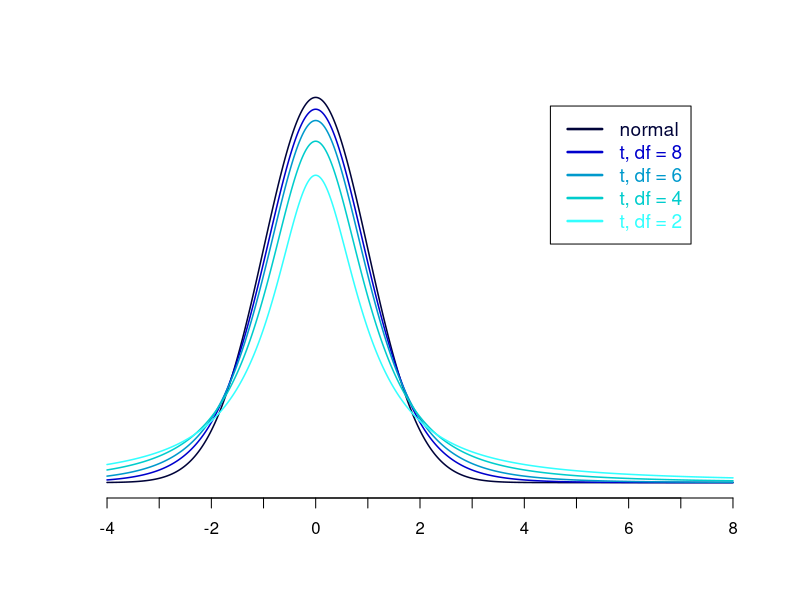

Write R code to recreate this figure.
#' BTC1859 Data Science in Health I, Assignment 1 
#' Prof. Nicholas Mitsakakis, Summer Term, 2024
#' Zachery Chan, 1005468012

# Github repo for R: https://github.com/SirAcia/BTC1859.git

# Please note that questions 2-4 are answered on the word document/written report

#' -------------------------------------

#' Question 1:

#' Using the function pbinom() as this scenario deals with desecretized, 
#' numerical data. Also assuming that there are only 2 states for this sickness:
#' sick or not sick, thus fulfilling the requirements (& conditions) necessary 
#' to use a binomial distribution 

#' Let p be the national probability of falling sick where p = 0.2, 

# Finding the complement of the probability of 5 or less kids (=<5) get sick in a class of 15,
# given that the students are in the population of students affected by the national 
# of getting sick (i.e. lie in the the population where parameter p = 0.2)

# Finding complement of pbinom(5,size = 15,prob = 0.2), thus the probability of 
# at least 6 kids gettign sick 
prob_at_least_6 <- 1 - pbinom(5,size = 15,prob = 0.2)

#outputting probability to console window
prob_at_least_6

# prob_at_least_6 = 0.06105143

#' -------------------------------------

# Question 5

#Setting sequence for x-axis, using seq function to ensure smooth line (has many, many points)
x <- seq(from = -4, to = 8, length.out = 1000)

#PLotting normal distribution as y to plot on graph, using standard normal distribution (mean = 0, var = 1)
y_norm <- dnorm(x, mean = 0, sd = sqrt(1), log = FALSE)

#Plotting the normal distribution first as it well be tallest and set the zoom for y-axis accordingly
plot(x, y_norm, type = "l",col = "#000339", xlab = " ",
     ylab = " ", yaxt = "n", frame.plot = FALSE, lwd = 1.5, )

#Creating tick marks on the graph
axis(side = 1, at = c(-3, -1, 1, 3, 5, 7),labels = F)

#Creating vectors for the given degrees of freedom for the t-distributions
df_8 <- 8
df_4 <- 4
df_2 <- 2
df_1 <- 1

#Using points() to plot each t-distribution on the original graph, also set lwd = 1.5 for clarity
y_8 <- dt(x, df_8)
points(x, y_8, type = "l", col = "#0000CC", lwd = 1.5)

y_4 <- dt(x, df_4)
points(x, y_4, type = "l", col = "#0099CC", lwd = 1.5)

y_2 <- dt(x, df_2)
points(x, y_2, type = "l", col = "#00CCCC", lwd = 1.5)

y_1 <- dt(x, df_1)
points(x, y_1, type = "l", col = "#33FFFF", lwd = 1.5)

# Creating legend for the graph, used darker colours so it is more visisble 
# (found the one in the slides hard to read). Set the color of the normal 
# distribution darker for better disticntion & ease of viewing 
legend(x = 4.5, y = 0.39, legend = c("normal", "t, df = 8","t, df = 6", "t, df = 4", "t, df = 2"), 
       col = c("#000339", "#0000CC", "#0099CC", "#00CCCC", "#33FFFF"), lty = 1, border = "black", 
       text.col = c("#000339", "#0000CC", "#0099CC", "#00CCCC", "#33FFFF"), lwd = 2.5, cex = 1.15)

#Saved graph as file as placed into word report 



